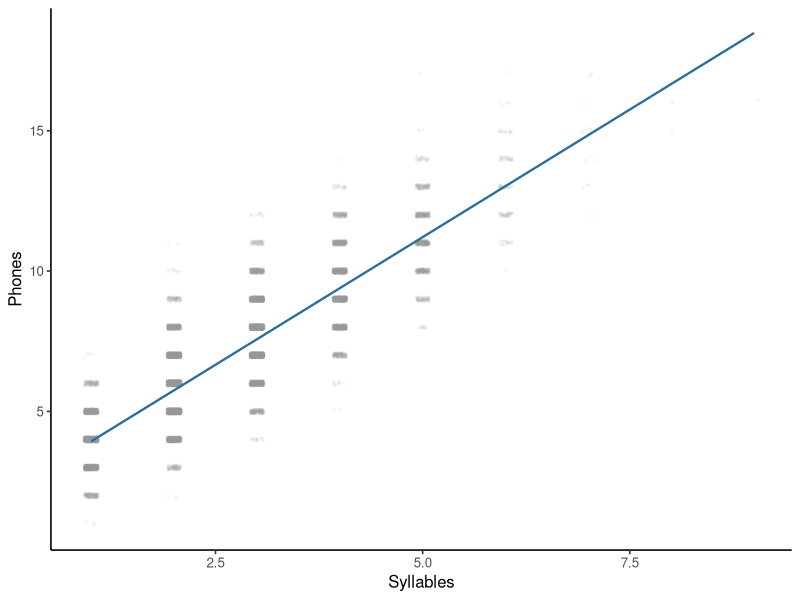

Recreate this plot in R.
## ---- chunk 1
#| label: compute-mald-predictor-correlations
library(ggplot2)

mald <- read.csv("data/mald/mald-items.csv", stringsAsFactors = FALSE)
predictor_names <- c(
  "log_frequency_subtlex", "log_duration", "n_phones", "n_syllables"
)
correlation_matrix <- cor(mald[, predictor_names])

stopifnot(
  nrow(mald) == length(unique(mald$item)),
  all(is.finite(correlation_matrix))
)

round(correlation_matrix, 3)
## ---- chunk 2
#| label: inspect-mald-partial-support
mald$duration_band_25ms <- 25 * round(mald$duration_ms / 25)
phone_ranges <- vapply(
  split(mald$n_phones, mald$duration_band_25ms),
  function(values) if (length(values) >= 2L) diff(range(values)) else NA_real_,
  numeric(1)
)
support_band <- as.numeric(names(which.max(phone_ranges)))
support_rows <- subset(mald, duration_band_25ms == support_band)
support_rows[c(
  which.min(support_rows$n_phones),
  which.max(support_rows$n_phones)
), c("item", "duration_ms", "n_phones", "n_syllables",
     "frequency_subtlex", "mean_log_rt")]
## ---- chunk 3
#| label: plot-mald-correlated-predictors
#| fig-cap: "Observed MALD phone and syllable counts with their fitted relation across items."
phone_fit <- lm(n_phones ~ n_syllables, data = mald)
grid <- data.frame(n_syllables = sort(unique(mald$n_syllables)))
grid$fitted_phones <- predict(phone_fit, newdata = grid)

point_opacity <- 0.06
ggplot(mald, aes(n_syllables, n_phones)) +
  geom_jitter(
    color = "grey65",
    alpha = point_opacity,
    width = 0.08,
    height = 0.08,
    size = 0.55
  ) +
  geom_line(
    data = grid,
    aes(y = fitted_phones),
    color = "#2C6E9B",
    linewidth = 0.8
  ) +
  labs(x = "Syllables", y = "Phones") +
  theme_classic(base_size = 12)
